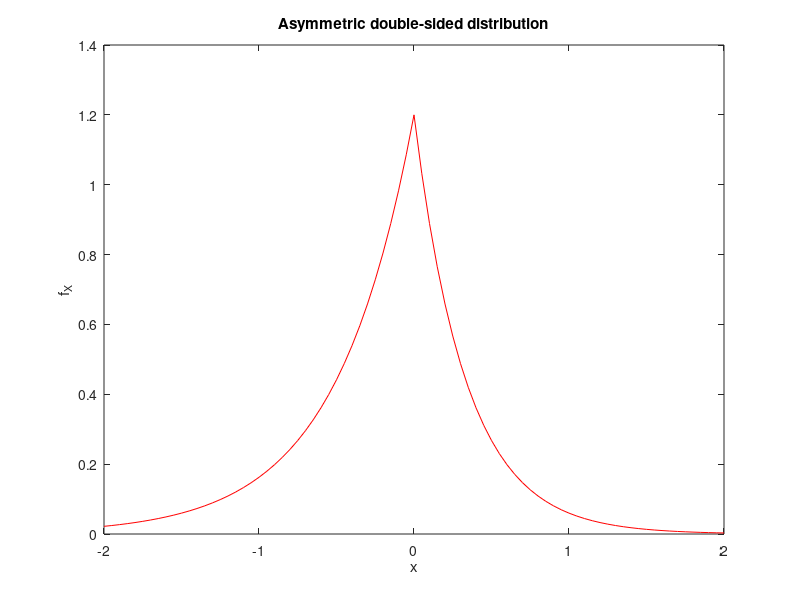

Write MATLAB code to recreate this figure. (Note: this script raises an error after producing the figure.)
%% Plot and sample the asymmetric double exponential

clear all
close all

% Parameters
eta1 = 3; % Parameter for x>0
eta2 = 2; % Parameter for x<0
p = 0.4; % Probability of x>0

nsample = 10^6 ; % Number of random deviates required

a = -2 ; % Left truncation limit
b = 2 ; % Right truncation limit
deltax = 0.05 ; % Step size

x = a:deltax:b ; % Discretization of our grid
xx = x+deltax/2 ; % Shifted x-axis (required for bar charts)

%% Plot the pdf

% PDF Formula
fX = p*eta1*exp(-eta1*x).*(x>=0) + (1-p)*eta2*exp(eta2*x).*(x<0) ;

figure(1)
plot(x,fX,'r')
xlabel('x')
ylabel('f_X')
title('Asymmetric double-sided distribution')

%% Sample the distribution

close all

% Generate standard uniform deviates
U = rand([1,nsample]) ;

% Convert to Asymmetric Double Exponential
X = -1/eta1*log((1-U)/p).*(U>=1-p)+1/eta2*log(U/(1-p)).*(U<1-p) ;

figure(2)
histogram(X,"BinEdges",x,'Normalization','pdf') ;
hold on
plot(x,fX,'r','LineWidth',2)
xlabel('x')
ylabel('f_X')
legend('Sampled','Theory')
title('Asymmetric double-sided distribution')

figure(3)
h1 = histogram(X,'BinEdges',x,'Normalization','pdf') ;
H1 = [h1.Values,0] ;
bar(xx,H1)
xlabel('x')
ylabel('f_X')
legend('Sampled')
title('Asymmetric double-sided distribution')

